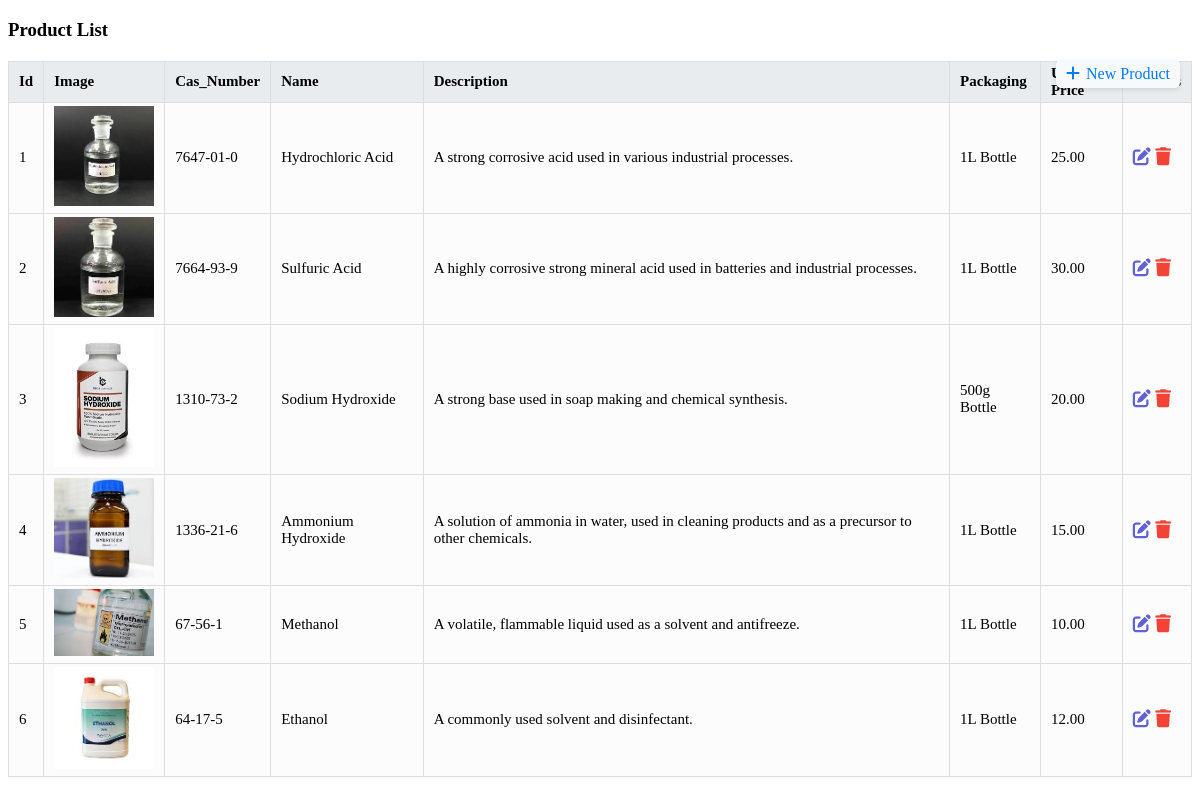
/page/product.php, run on the app's committed database.
### tables this page shows
CREATE TABLE product (
    id INT AUTO_INCREMENT PRIMARY KEY,
    image VARCHAR(255),
    cas_number VARCHAR(50) NOT NULL,
    name VARCHAR(255) NOT NULL,
    description TEXT,
    packaging VARCHAR(50), 
    unit_price DECIMAL(10, 2)
);

### page/product.php (the view, shortened to what this page needs)
<?php
include "../php/db.php";
$sql = "SELECT * FROM product";
$result = $conn->query($sql);
?>
<!DOCTYPE html>
<html lang="en">
<head>
    <link rel="stylesheet" href="../css/page.css">
    <link rel="stylesheet" href="https://cdnjs.cloudflare.com/ajax/libs/font-awesome/6.0.0-beta3/css/all.min.css">
</head>
<body>
    <h3>Product List</h3>
    <a href="../insert/insert_product.php" class="add-icon" title="Add New Product">
        <i class="fas fa-plus"></i> New Product
    </a>
    <?php
    if ($result->num_rows > 0) {
        ?>
        <table>
            <tr>
                <th>Id</th>
                <th>Image</th>
                <th>Cas_Number</th>
                <th>Name</th>
                <th>Description</th>
                <th>Packaging</th>
                <th>Unit Price</th>
                <th>Actions</th>
            </tr>
            <?php
            while ($row = $result->fetch_assoc()) {
                ?>
                <tr>
                    <td><?php echo htmlspecialchars($row["id"]); ?></td>
                    <td>
                        <?php if (!empty($row["image"])): ?>
                            <img src="../upload/<?php echo htmlspecialchars($row["image"]); ?>" alt="Product Image"
                                class="product-image">
                        <?php else: ?>
                            No Image
                        <?php endif; ?>
                    </td>
                    <td><?php echo htmlspecialchars($row["cas_number"]); ?></td>
                    <td><?php echo htmlspecialchars($row["name"]); ?></td>
                    <td><?php echo htmlspecialchars($row["description"]); ?></td>
                    <td><?php echo htmlspecialchars($row["packaging"]); ?></td>
                    <td><?php echo htmlspecialchars($row["unit_price"]); ?></td>
                    <td class="actions">
                        <a href="../edit/edit_product.php?id=<?php echo $row['id']; ?>" title="Edit" class="icon-edit">
                            <i class="fas fa-edit"></i>
                        </a>
                        <a href="../delete/delete_product.php?id=<?php echo $row['id']; ?>" title="Delete" class="icon-delete"
                            onclick="return confirm('Are you sure you want to delete this product?');">
                            <i class="fas fa-trash"></i>
                        </a>
                    </td>
                </tr>
                <?php
            }
            ?>
        </table>
        <?php
    } else {
        echo "0 results";
    }
    ?>
</body>
</html>

### css/page.css (style rules this page uses)
table { width: 100%; border-collapse: collapse; margin-top: 20px; font-size: 15px; }
tr { text-align: left; }
th, td { border: 1px solid #ddd; padding: 3px 10px; }
th { background-color: #e9ecef; }
td { background-color: #fcfcfc; }
.add-icon { position: absolute; top: 60px; right: 20px; font-size: 1em; color: #007bff; text-decoration: none; background: #f8f9fa; padding: 5px 10px; border-radius: 5px; box-shadow: 0 2px 4px rgba(0, 0, 0, 0.1); }
.add-icon i { margin-right: 2px; }
.actions { text-align: left; }
.icon-edit { color: #6161d6; text-decoration: none; font-size: 1.2em; }
.icon-delete { color: #F44336; text-decoration: none; font-size: 1.2em; }

### page/product.php (style rules this page uses)
.product-image { width: 100px; height: auto; }

### data on the page
product: id "1", image (picture), cas_number "7647-01-0", name "Hydrochloric Acid", description "A strong corrosive acid used in various industrial processes.", packaging "1L Bottle", unit_price "25.00"
product: id "2", image (picture), cas_number "7664-93-9", name "Sulfuric Acid", description "A highly corrosive strong mineral acid used in batteries and industrial processes.", packaging "1L Bottle", unit_price "30.00"
product: id "3", image (picture), cas_number "1310-73-2", name "Sodium Hydroxide", description "A strong base used in soap making and chemical synthesis.", packaging "500g Bottle", unit_price "20.00"
product: id "4", image (picture), cas_number "1336-21-6", name "Ammonium Hydroxide", description "A solution of ammonia in water, used in cleaning products and as a precursor to other chemicals.", packaging "1L Bottle", unit_price "15.00"
product: id "5", image (picture), cas_number "67-56-1", name "Methanol", description "A volatile, flammable liquid used as a solvent and antifreeze.", packaging "1L Bottle", unit_price "10.00"
product: id "6", image (picture), cas_number "64-17-5", name "Ethanol", description "A commonly used solvent and disinfectant.", packaging "1L Bottle", unit_price "12.00"
